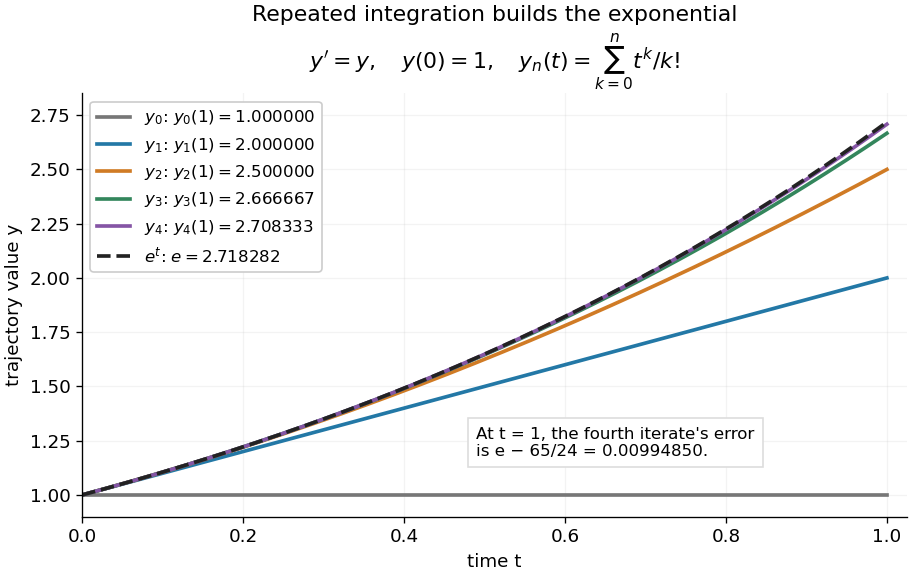

The script that saved this image:
"""Draw Picard iterates; Python 3.14, NumPy 2.3.5, Matplotlib 3.10.7.

Writes an opaque white picard-iteration-exponential.png to the current directory.
"""
from math import factorial
from pathlib import Path

import matplotlib

matplotlib.use("Agg")
import matplotlib.pyplot as plt
import numpy as np


def main():
    t = np.linspace(0.0, 1.0, 501)
    plt.rcParams.update({"font.size": 11, "axes.spines.top": False,
                         "axes.spines.right": False})
    fig, ax = plt.subplots(figsize=(7.6, 4.8), dpi=120,
                           constrained_layout=True, facecolor="white")
    colors = ["#777777", "#2378a6", "#d07b25", "#33865c", "#8555a5"]
    for n, color in enumerate(colors):
        values = sum(t ** k / factorial(k) for k in range(n + 1))
        endpoint = sum(1.0 / factorial(k) for k in range(n + 1))
        ax.plot(t, values, lw=2.2, color=color,
                label=rf"$y_{n}$: $y_{n}(1)={endpoint:.6f}$")
    ax.plot(t, np.exp(t), color="#222222", lw=2.2, ls="--",
            label=rf"$e^t$: $e={np.e:.6f}$")
    ax.set(title="Repeated integration builds the exponential\n"
                 r"$y'=y,\quad y(0)=1,\quad y_n(t)=\sum_{k=0}^n t^k/k!$",
           xlabel="time t", ylabel="trajectory value y",
           xlim=(0, 1.025), ylim=(0.9, 2.85))
    ax.text(0.49, 1.18, "At t = 1, the fourth iterate's error\n"
            f"is e − 65/24 = {np.e - 65 / 24:.8f}.", fontsize=10,
            bbox={"facecolor": "white", "edgecolor": "#dddddd", "pad": 5})
    ax.legend(loc="upper left", framealpha=1, fontsize=10)
    ax.grid(alpha=0.15)
    ax.set_facecolor("white")
    fig.savefig(Path.cwd() / "picard-iteration-exponential.png",
                facecolor="white", transparent=False)
    plt.close(fig)


if __name__ == "__main__":
    main()
